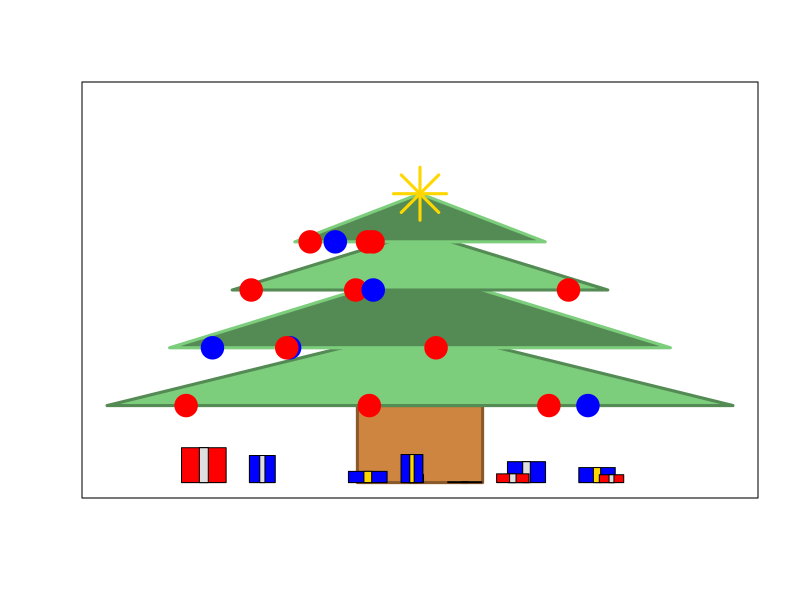

The R script that drew this image:
# Make the canvas

plot(1:10,1:10,xlim=c(-5,5),ylim=c(0,10),type="n",xlab="",ylab="",xaxt="n",yaxt="n")

# Make the branches

rect(-1,0,1,2,col="tan3",border="tan4",lwd=3)

polygon(c(-5,0,5),c(2,4,2),col="palegreen3",border="palegreen4",lwd=3)

polygon(c(-4,0,4),c(3.5,5.5,3.5),col="palegreen4",border="palegreen3",lwd=3)

polygon(c(-3,0,3),c(5,6.5,5),col="palegreen3",border="palegreen4",lwd=3)

polygon(c(-2,0,2),c(6.25,7.5,6.25),col="palegreen4",border="palegreen3",lwd=3)

 

#Add some ornaments

points(x=runif(4,-5,5),y=rep(2,4),col=sample(c("blue","red"),size=4,replace=T),cex=3,pch=19)

points(x=runif(4,-4,4),y=rep(3.5,4),col=sample(c("blue","red"),size=4,replace=T),cex=3,pch=19)

points(x=runif(4,-3,3),y=rep(5,4),col=sample(c("blue","red"),size=4,replace=T),cex=3,pch=19)

points(x=runif(4,-2,2),y=rep(6.25,4),col=sample(c("blue","red"),size=4,replace=T),cex=3,pch=19)

points(0,7.5,pch=8,cex=5,col="gold",lwd=3)

 

# Add some presents

xPres = runif(10,-4.5,4.5)

xWidth = runif(10,0.1,0.5)

xHeight=runif(10,0,1)

for(i in 1:10){

rect(xPres[i]-xWidth[i],0,xPres[i]+xWidth[i],xHeight[i],col=sample(c("blue","red"),size=1))

rect(xPres[i]-0.2*xWidth[i],0,xPres[i]+0.2*xWidth[i],xHeight[i],col=sample(c("gold","grey87"),size=1))

}